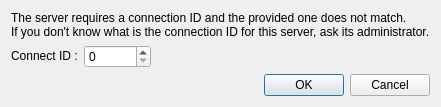
<?xml version="1.0" encoding="UTF-8"?>
<ui version="4.0">
 <class>pqConnectIdDialog</class>
 <widget class="QDialog" name="pqConnectIdDialog">
  <property name="geometry">
   <rect>
    <x>0</x>
    <y>0</y>
    <width>541</width>
    <height>127</height>
   </rect>
  </property>
  <property name="sizePolicy">
   <sizepolicy hsizetype="Fixed" vsizetype="Fixed">
    <horstretch>0</horstretch>
    <verstretch>0</verstretch>
   </sizepolicy>
  </property>
  <property name="windowTitle">
   <string>Connect ID</string>
  </property>
  <property name="sizeGripEnabled">
   <bool>false</bool>
  </property>
  <layout class="QGridLayout" name="layout">
   <property name="sizeConstraint">
    <enum>QLayout::SetFixedSize</enum>
   </property>
   <item row="0" column="0" colspan="4">
    <widget class="QLabel" name="warning">
     <property name="text">
      <string>&lt;html&gt;&lt;head/&gt;&lt;body&gt;&lt;p&gt;The server requires a connection ID and the provided one does not match.&lt;br/&gt;If you don't know what is the connection ID for this server, ask its administrator.&lt;/p&gt;&lt;/body&gt;&lt;/html&gt;</string>
     </property>
     <property name="textFormat">
      <enum>Qt::RichText</enum>
     </property>
     <property name="wordWrap">
      <bool>false</bool>
     </property>
    </widget>
   </item>
   <item row="1" column="0">
    <widget class="QLabel" name="label">
     <property name="sizePolicy">
      <sizepolicy hsizetype="Minimum" vsizetype="Fixed">
       <horstretch>0</horstretch>
       <verstretch>0</verstretch>
      </sizepolicy>
     </property>
     <property name="text">
      <string>Connect ID :</string>
     </property>
     <property name="alignment">
      <set>Qt::AlignLeading|Qt::AlignLeft|Qt::AlignVCenter</set>
     </property>
    </widget>
   </item>
   <item row="1" column="1">
    <widget class="QSpinBox" name="connectId">
     <property name="sizePolicy">
      <sizepolicy hsizetype="Minimum" vsizetype="Fixed">
       <horstretch>0</horstretch>
       <verstretch>0</verstretch>
      </sizepolicy>
     </property>
     <property name="maximum">
      <number>2147483647</number>
     </property>
    </widget>
   </item>
   <item row="2" column="0" colspan="4">
    <widget class="QDialogButtonBox" name="buttonBox">
     <property name="orientation">
      <enum>Qt::Horizontal</enum>
     </property>
     <property name="standardButtons">
      <set>QDialogButtonBox::Cancel|QDialogButtonBox::Ok</set>
     </property>
    </widget>
   </item>
   <item row="1" column="2">
    <spacer name="horizontalSpacer">
     <property name="orientation">
      <enum>Qt::Horizontal</enum>
     </property>
     <property name="sizeHint" stdset="0">
      <size>
       <width>40</width>
       <height>20</height>
      </size>
     </property>
    </spacer>
   </item>
  </layout>
 </widget>
 <resources/>
 <connections>
  <connection>
   <sender>buttonBox</sender>
   <signal>accepted()</signal>
   <receiver>pqConnectIdDialog</receiver>
   <slot>accept()</slot>
   <hints>
    <hint type="sourcelabel">
     <x>248</x>
     <y>254</y>
    </hint>
    <hint type="destinationlabel">
     <x>157</x>
     <y>274</y>
    </hint>
   </hints>
  </connection>
  <connection>
   <sender>buttonBox</sender>
   <signal>rejected()</signal>
   <receiver>pqConnectIdDialog</receiver>
   <slot>reject()</slot>
   <hints>
    <hint type="sourcelabel">
     <x>316</x>
     <y>260</y>
    </hint>
    <hint type="destinationlabel">
     <x>286</x>
     <y>274</y>
    </hint>
   </hints>
  </connection>
 </connections>
</ui>
